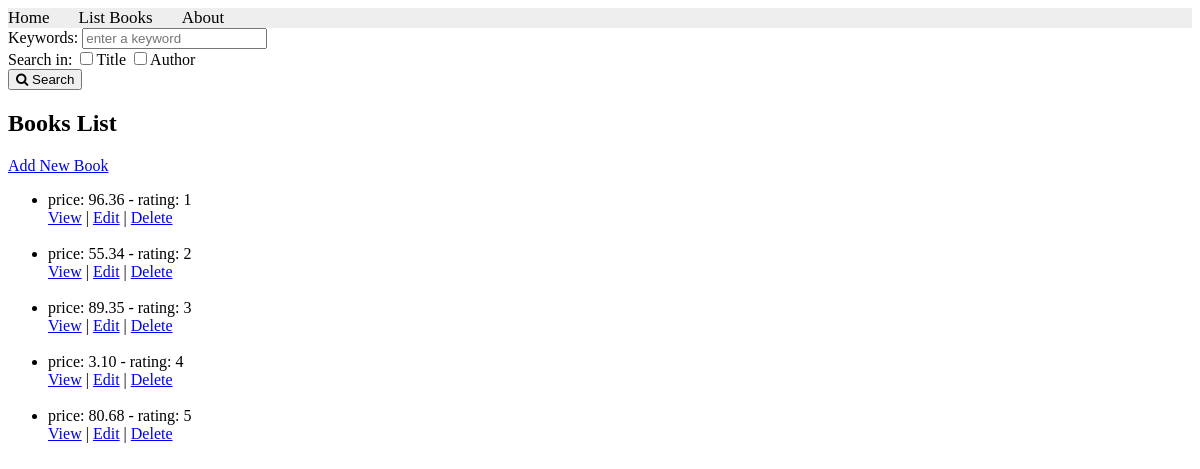
Before: /books/lab10books/ with the older database file.
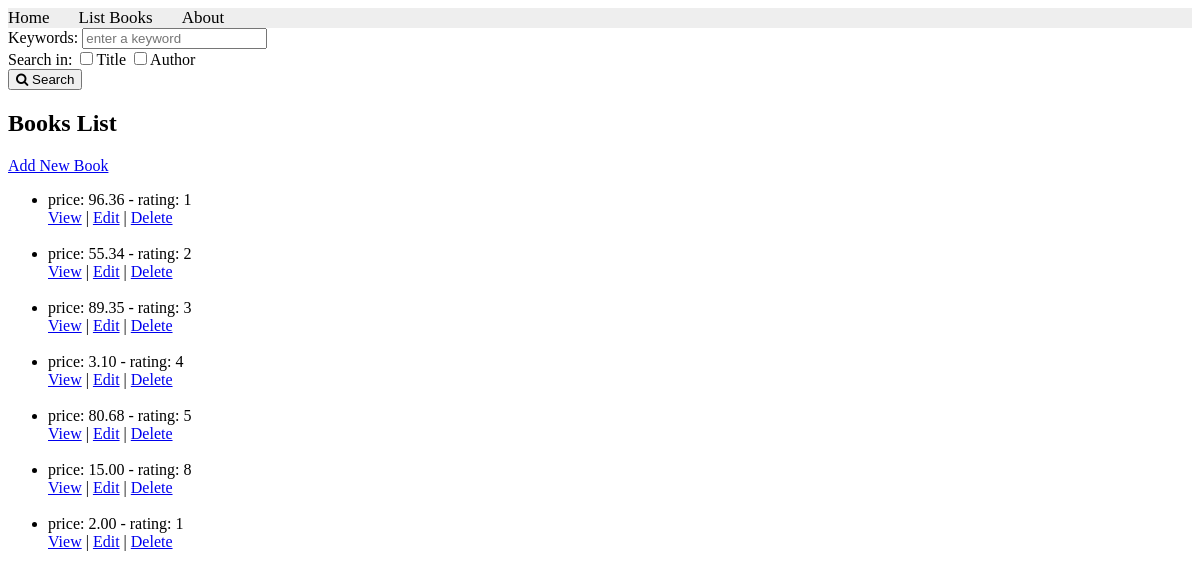
After: the same page with the newer database file.
### apps/bookmodule/models.py (models this page shows, shortened)
class Book(models.Model):
    price = models.DecimalField(max_digits=10, decimal_places=2)
    rating = models.SmallIntegerField(default=1)
    pubdate = models.DateTimeField(default=timezone.now)
    authors = models.ManyToManyField(Author)
    publisher = models.ForeignKey(Publisher, null=True, on_delete=models.SET_NULL)
    cimage=models.FileField(upload_to="documents/",null=True,blank=True)

### apps/bookmodule/views.py (the view)
# urls.py: path('', views.index, name= "books.index"),
def books(request):
    a=Book.objects.all()
    return render(request, 'bookmodule/lab10list.html', {'books': a})

### apps/templates/bookmodule/lab10list.html (shortened to what this page needs)
{% extends "bookmodule/layouts/base.html" %}
{% load static %}
{% block content %}
<h2>Books List</h2>
    <p><a href="{% url 'addBook' %}">Add New Book</a></p>
    {% if books %}
        <ul>
            {% for book in books %}
                <li>
                     price: {{ book.price }} -  rating: {{ book.rating }}   <br>
                    <a href="{% url 'lab10one' book.id %}">View</a> |
                    <a href="{% url 'update' book.id %}">Edit</a> |
                    <a href="{% url 'deleteBook' book.id %}">Delete</a>
                </li>
                <br>
            {% endfor %}
        </ul>
    {% else %}
        <p>No books found.</p>
    {% endif %}
    {% endblock content %}

Changed rows visible on the page:
added Book: price "15.00", rating "8"
added Book: price "2.00", rating "1"
